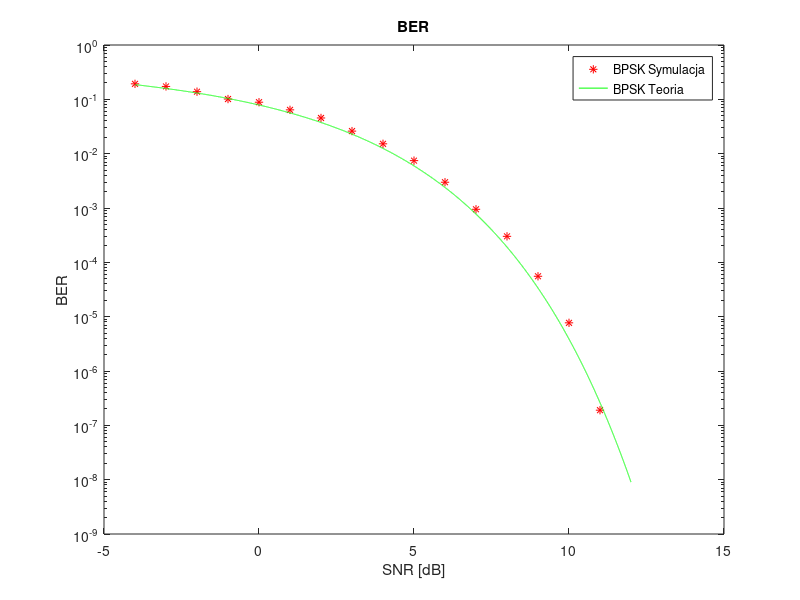

This figure's MATLAB source:
function [  ] = ber(  )
    figure();
    SNR = -4:12;
    EbN0=SNR(1):0.001:SNR(length(SNR));
    error = (1/2)*erfc(sqrt(10.^(EbN0/10)));
    sError  =  importdata('matlab.mat');
    semilogy(SNR,sError,'*r',...
                   EbN0 ,error,'green');
    title('BER')
    xlabel('SNR [dB]');
    ylabel('BER')
    legend('BPSK Symulacja','BPSK Teoria')
   
end